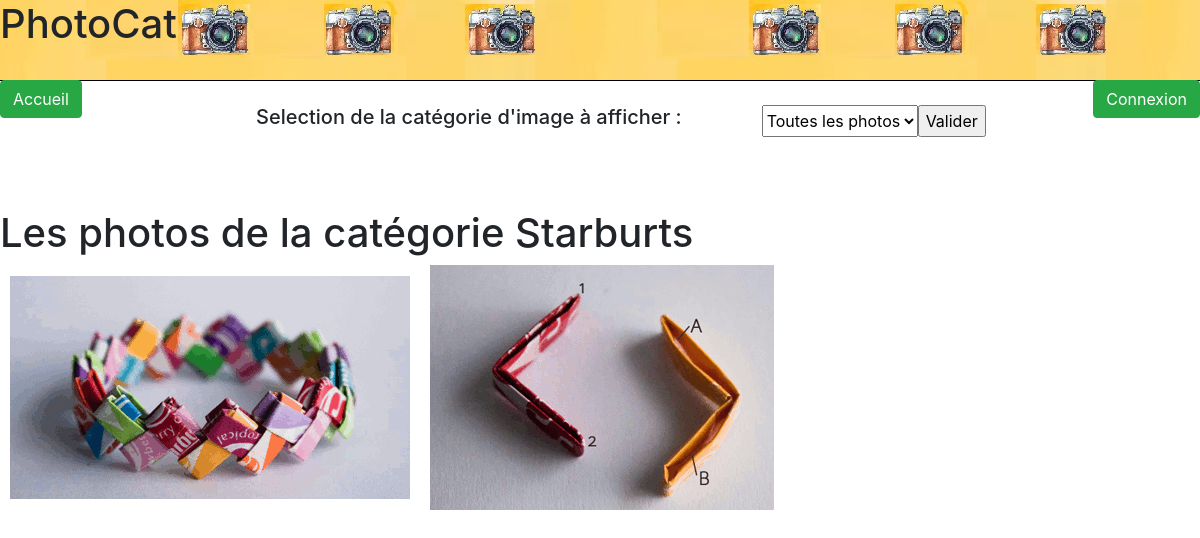
Screenshot of /accueil.php?catId=1 with the database file from the repository.
### tables this page shows
CREATE TABLE IF NOT EXISTS Categorie (
  catId int NOT NULL AUTO_INCREMENT,
  nomCat varchar(255) NOT NULL,
  PRIMARY KEY (catId)
);

CREATE TABLE IF NOT EXISTS Photo (
  photoId int NOT NULL AUTO_INCREMENT,
  nomFich varchar(255) NOT NULL,
  description varchar(255) NOT NULL,
  catId int NOT NULL,
  utilId int NOT NULL,
  PRIMARY KEY (photoId),
  FOREIGN KEY (catId) REFERENCES Categorie (catId),
  FOREIGN KEY (utilId) REFERENCES utilisateur (utilId)
);

### bd.php (called while the page is built, shortened)
<?php
function executeQuery($link, $query)
{
	$resultat = mysqli_query($link, $query) ;
	if($resultat == FALSE){
		printf("Échec de la requête". mysqli_error($link)) ;
	}
	else {
		return $resultat;
	}
}
?>

### function.php (the view, shortened to what this page needs)
<!doctype html>
<html lang="fr">
<head>
    <link rel="stylesheet" href="bootstrap.css">
    <link rel="stylesheet" href="accueil.css">
</head>
<body>
<?php
require_once ('bd.php');
$conn = getConnection('localhost', "p1926029", "ef5d0c", "p1926029");
if (isset($_GET['catId'])) {
    $Id = htmlspecialchars($_GET["catId"]);
    category($Id, $conn);
}
function category(int $cat, $link)
{
    $resultat_catNoms = executeQuery($link, "SELECT nomCat FROM Categorie WHERE catId = $cat");
    $row_catNom = $resultat_catNoms->fetch_assoc();
    echo "<h1>Les photos de la catégorie " . $row_catNom["nomCat"] . "</h1>";
    $resultat_photoId = executeQuery($link, "SELECT photoId FROM Photo WHERE catId = $cat");
    while ($row_photoId = $resultat_photoId->fetch_assoc()) {
        $resultat_imNom = executeQuery($link, "SELECT nomFich FROM Photo WHERE photoId = " . $row_photoId["photoId"] );
        $row_imNom = $resultat_imNom->fetch_assoc();
        $images = glob($GLOBALS['dir'] . $row_imNom["nomFich"], GLOB_BRACE);
        foreach ($images as $image):
            echo "<a href='details.php?photoId=" . $row_photoId["photoId"] . "'><img src='" . $image . "' hspace = '10' border = '5'/></a>";
        endforeach;
    }
}
?>
</body>
</html>

### rows the page displays
categorie: nomCat "Starburts"
photo: nomFich (picture)
photo: nomFich (picture)
